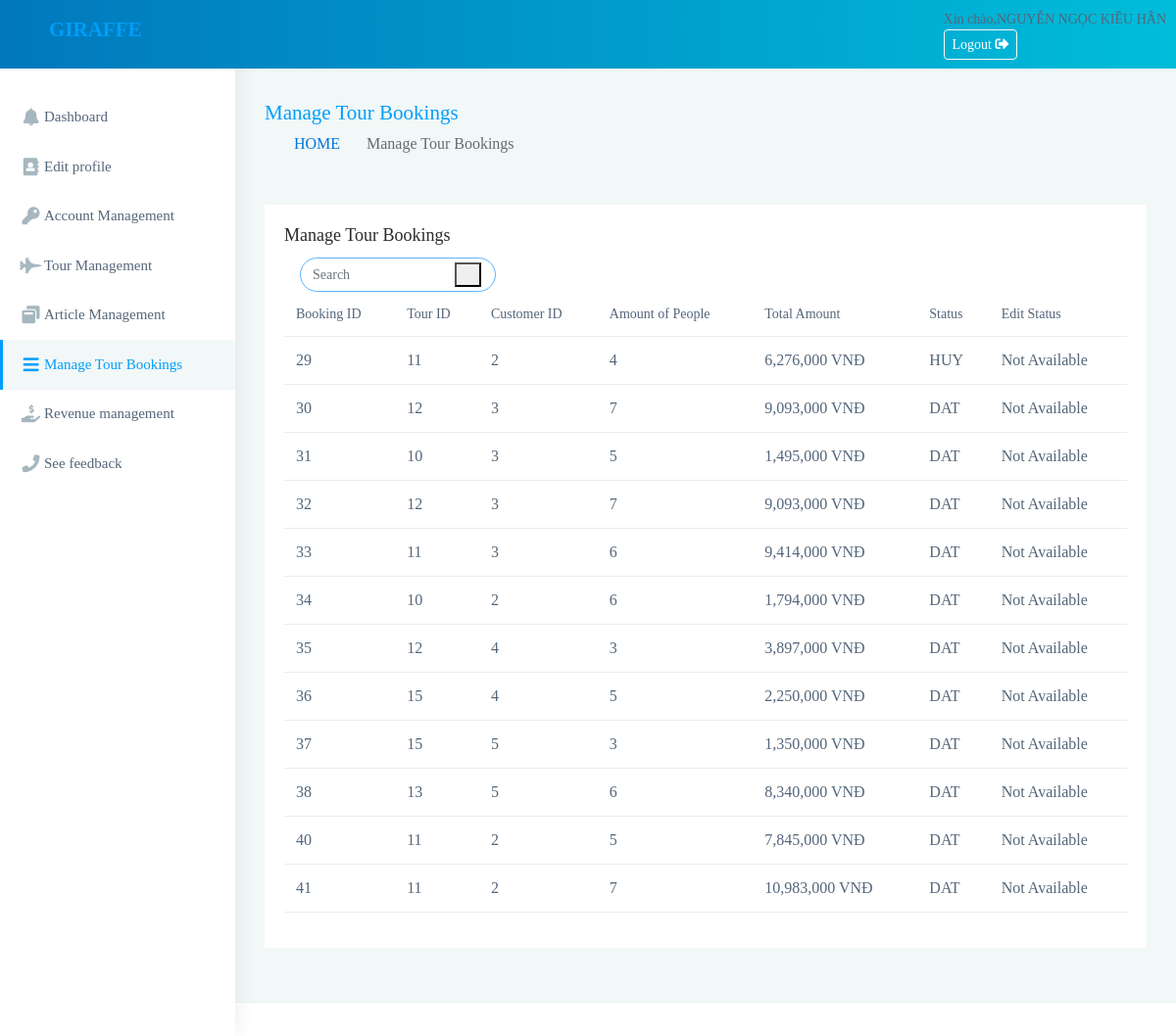
The app's page /admin/qtv/dsDattour.php (signed in) with its own data.
### tables this page shows
CREATE TABLE `hoadon` (
  `HD_MA` int(11) NOT NULL,
  `T_MA` int(11) NOT NULL,
  `KH_MA` int(11) NOT NULL,
  `T_NGAYKHOIHANH` date NOT NULL,
  `KH_SDT` varchar(10) NOT NULL,
  `HD_SONGUOI` int(11) NOT NULL,
  `HD_TONGTIEN` varchar(10) NOT NULL,
  `HD_TRANGTHAI` enum('DAT','HUY') NOT NULL DEFAULT 'DAT'
);

### admin/qtv/dsDattour.php (the view, shortened to what this page needs)
<?php
include('header.php');
include('connect.php');
$sql = "SELECT * FROM hoadon";
$result = $conn->query($sql);
?>
<div class="page-wrapper">
    <div class="page-breadcrumb">
        <div class="row align-items-center">
            <div class="col-md-6 col-8 align-self-center">
                <h3 class="page-title mb-0 p-0">Manage Tour Bookings</h3>
                <div class="d-flex align-items-center">
                    <nav aria-label="breadcrumb">
                        <ol class="breadcrumb">
                            <li class="breadcrumb-item"><a href="#">HOME</a></li>
                            <li class="breadcrumb-item active" aria-current="page">Manage Tour Bookings</li>
                        </ol>
                    </nav>
                </div>
            </div>
        </div>
    </div>
    <div class="container-fluid">
        <div class="row">
            <div class="col-sm-12">
                <div class="card">
                    <div class="card-body">
                        <h4 class="card-title">Manage Tour Bookings</h4>
                        <div class="text-start">
                            <form class="app-search ps-3" method="post" action="">
                                <input type="text" class="form-control" placeholder="Search" name="search">
                                <button type="submit" class="srh-btn"><i class="ti-search"></i></button>
                            </form>
                        </div>
                        <div class="table-responsive">
                            <table class="table user-table no-wrap">
                                <thead>
                                    <tr>
                                        <th>Booking ID</th>
                                        <th>Tour ID</th>
                                        <th>Customer ID</th>
                                        <th>Amount of People</th>
                                        <th>Total Amount</th>
                                        <th>Status</th>
                                        <th>Edit Status</th>
                                    </tr>
                                </thead>
                                <tbody>
                                    <?php
                                    if ($result->num_rows > 0) {
                                        while ($row = $result->fetch_assoc()) {
                                            echo "<tr>";
                                            echo "<td>" . $row["HD_MA"] . "</td>";
                                            echo "<td>" . $row["T_MA"] . "</td>";
                                            echo "<td>" . $row["KH_MA"] . "</td>";
                                            echo "<td>" . $row["HD_SONGUOI"] . "</td>";
                                            echo "<td>" . number_format($row["HD_TONGTIEN"]) . " VNĐ</td>";
                                            echo "<td>" . $row["HD_TRANGTHAI"] . "</td>";
                                            echo "<td>";
                                            $departureDate = strtotime($row["T_NGAYKHOIHANH"]);
                                            $currentDate = time();
                                            if ($departureDate > $currentDate) {
                                                echo "<form method='post' action='upStatus.php'>";
                                                echo "<input type='hidden' name='hd_ma' value='" . $row["HD_MA"] . "'>";
                                                echo "<select name='new_status'>";
                                                echo "<option value='DAT' " . ($row["HD_TRANGTHAI"] == 'DAT' ? 'selected' : '') . ">placed</option>";
                                                echo "<option value='HUY' " . ($row["HD_TRANGTHAI"] == 'HUY' ? 'selected' : '') . ">cancelled</option>";
                                                echo "</select>";
                                                echo "<button type='submit' class='btn btn-primary'>Update</button>";
                                                echo "</form>";
                                            } else {
                                                echo "Not Available";
                                            }
                                            echo "</td>";
                                            echo "</tr>";
                                        }
                                    } else {
                                        echo "<tr><td colspan='7'>No results found.</td></tr>";
                                    }
                                    ?>
                                </tbody>
                            </table>
                        </div>
                    </div>
                </div>
            </div>
        </div>
    </div>
</div>
<?php
include('footer.php');
?>

### records on screen
hoadon: HD_MA "29", T_MA "11", KH_MA "2", HD_SONGUOI "4", HD_TONGTIEN "6,276,000", HD_TRANGTHAI "HUY", T_NGAYKHOIHANH "Not Available"
hoadon: HD_MA "30", T_MA "12", KH_MA "3", HD_SONGUOI "7", HD_TONGTIEN "9,093,000", HD_TRANGTHAI "DAT", T_NGAYKHOIHANH "Not Available"
hoadon: HD_MA "31", T_MA "10", KH_MA "3", HD_SONGUOI "5", HD_TONGTIEN "1,495,000", HD_TRANGTHAI "DAT", T_NGAYKHOIHANH "Not Available"
hoadon: HD_MA "32", T_MA "12", KH_MA "3", HD_SONGUOI "7", HD_TONGTIEN "9,093,000", HD_TRANGTHAI "DAT", T_NGAYKHOIHANH "Not Available"
hoadon: HD_MA "33", T_MA "11", KH_MA "3", HD_SONGUOI "6", HD_TONGTIEN "9,414,000", HD_TRANGTHAI "DAT", T_NGAYKHOIHANH "Not Available"
hoadon: HD_MA "34", T_MA "10", KH_MA "2", HD_SONGUOI "6", HD_TONGTIEN "1,794,000", HD_TRANGTHAI "DAT", T_NGAYKHOIHANH "Not Available"
hoadon: HD_MA "35", T_MA "12", KH_MA "4", HD_SONGUOI "3", HD_TONGTIEN "3,897,000", HD_TRANGTHAI "DAT", T_NGAYKHOIHANH "Not Available"
hoadon: HD_MA "36", T_MA "15", KH_MA "4", HD_SONGUOI "5", HD_TONGTIEN "2,250,000", HD_TRANGTHAI "DAT", T_NGAYKHOIHANH "Not Available"
hoadon: HD_MA "37", T_MA "15", KH_MA "5", HD_SONGUOI "3", HD_TONGTIEN "1,350,000", HD_TRANGTHAI "DAT", T_NGAYKHOIHANH "Not Available"
hoadon: HD_MA "38", T_MA "13", KH_MA "5", HD_SONGUOI "6", HD_TONGTIEN "8,340,000", HD_TRANGTHAI "DAT", T_NGAYKHOIHANH "Not Available"
hoadon: HD_MA "40", T_MA "11", KH_MA "2", HD_SONGUOI "5", HD_TONGTIEN "7,845,000", HD_TRANGTHAI "DAT", T_NGAYKHOIHANH "Not Available"
hoadon: HD_MA "41", T_MA "11", KH_MA "2", HD_SONGUOI "7", HD_TONGTIEN "10,983,000", HD_TRANGTHAI "DAT", T_NGAYKHOIHANH "Not Available"

### other values on screen
$_SESSION["ND_HOTEN"] "NGUYỄN NGỌC KIỀU HÂN"
